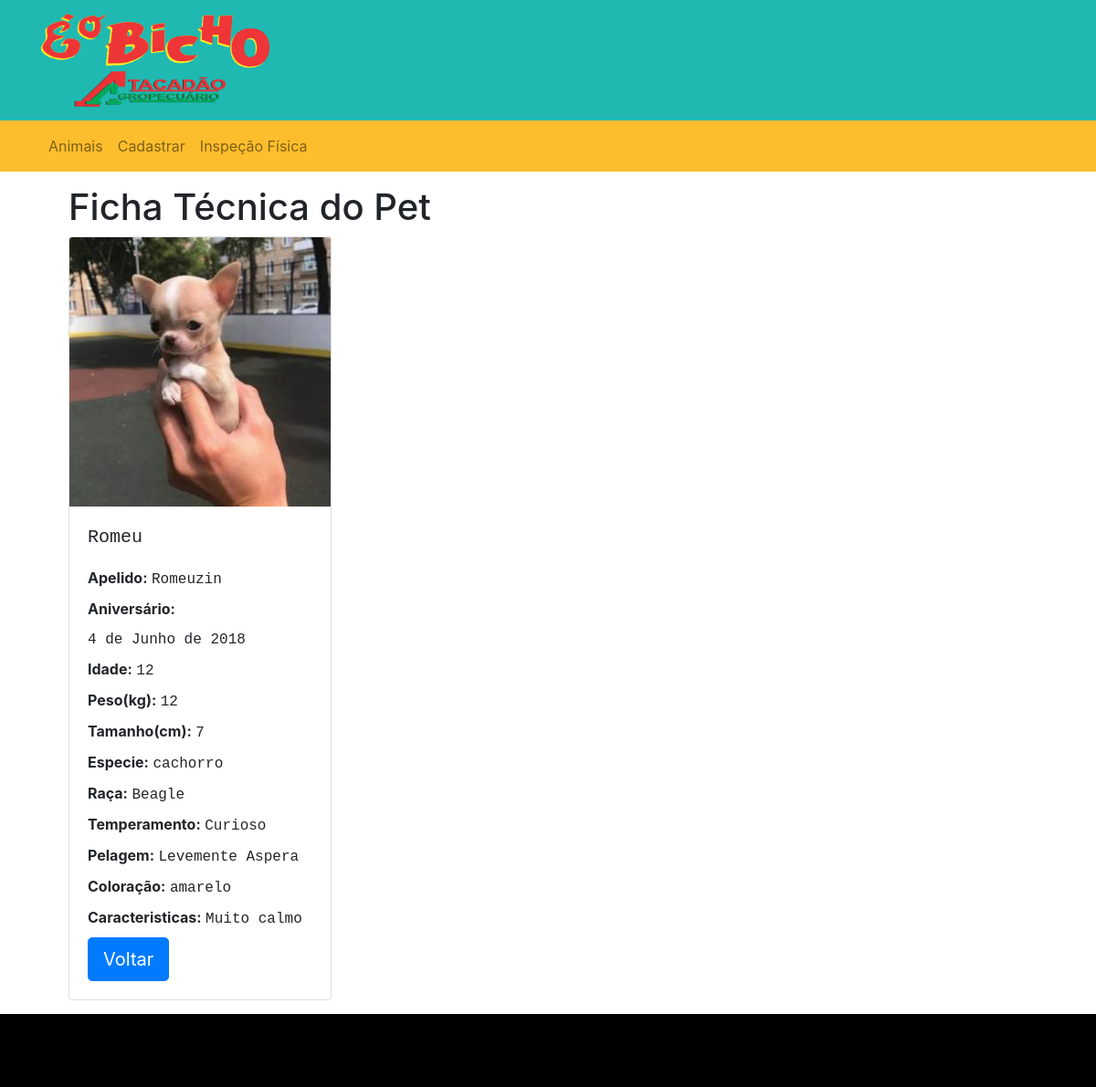
Page /detail/1/ on the committed database.
### pet/models.py (models this page shows, shortened)
class formPet(models.Model):
	nome = models.CharField('Nome',max_length=150)
	apelido = models.CharField('Apelido',max_length=30)
	aniversario = models.DateField('Aniversário', blank=True, null=True)
	idade = models.IntegerField('Idade')
	peso = models.IntegerField('Peso(kg)')
	tamanho = models.IntegerField('Tamanho')
	especie = models.CharField('Especie',max_length=10, choices=ESPECIE_CHOICES)
	racaCachorro = models.CharField('Raça do Cachorro',max_length=150, choices=RACA_CACHORRO)
	temperamento = models.CharField('Temperamento',max_length=60, choices=TEMPERAMENTO_CHOICES)
	pelagem = models.CharField('Pelagem',max_length=150, choices=PELAGEM_CHOICES)
	coloracao = models.CharField('Coloração',max_length=60, choices=COLORACAO_CHOICES)
	tamanho = models.IntegerField('Tamanho(cm)',)
	caracteristicas = models.CharField('Caracteristicas', max_length=200)

### pet/views.py (the view)
# urls.py: path('detail/<int:pk>/', views.detailPet, name='detail'),
def detailPet(request, pk):
    template ='pet/formpet_detail.html'
    obj = formPet.objects.get(pk=pk)
    context = { 'object': obj }
    return render(request, template, context)

### pet/templates/pet/formpet_detail.html (shortened to what this page needs)
{% extends 'site/base.html' %}
{% block content %}
<section class="container">
	<h1>Ficha Técnica do Pet</h1>
<div class="card" style="width: 18rem;">
  <img class="card-img-top" src="../../static/img/curto.jpg" alt="Imagem de capa do card">
  <div class="card-body">
    <h5 class="card-title"><label class="text-monospace">{{object.nome}}</label></h5>
    <div class="card-text">
    	<div>
			<label class="font-weight-bold">Apelido: </label>
			<label class="text-monospace">{{object.apelido}}</label>
		</div>
		<div>
			<label class="font-weight-bold">Aniversário: </label>
			<label class="text-monospace">{{object.aniversario}}</label>
		</div>
		<div>
			<label class="font-weight-bold">Idade: </label>
			<label class="text-monospace">{{object.idade}}</label>
		</div>
		<div>
			<label class="font-weight-bold">Peso(kg): </label>
			<label class="text-monospace">{{object.peso}}</label>
		</div>
		<div>
			<label class="font-weight-bold">Tamanho(cm): </label>
			<label class="text-monospace">{{object.tamanho}}</label>
		</div>
		<div>
			<label class="font-weight-bold">Especie: </label>
			<label class="text-monospace">{{object.especie}}</label>
		</div>
		<div>
			<label class="font-weight-bold">Raça: </label>
			<label class="text-monospace">{{object.racaCachorro}}</label>
		</div>
		<div>
			<label class="font-weight-bold">Temperamento: </label>
			<label class="text-monospace">{{object.temperamento}}</label>
		</div>
		<div>
			<label class="font-weight-bold">Pelagem: </label>
			<label class="text-monospace">{{object.pelagem}}</label>
		</div>
		<div>
			<label class="font-weight-bold">Coloração: </label>
			<label class="text-monospace">{{object.coloracao}}</label>
		</div>
		<div>
			<label class="font-weight-bold">Caracteristicas: </label>
			<label class="text-monospace">{{object.caracteristicas}}</label>
		</div>
    </div>
    <button class="btn btn-primary btn-lg" type="submit" onclick="location.href='{% url 'pet:list'%}'">Voltar</button>
  </div>
</div>
</section>
{% endblock %}

### pet/static/css/style.css (style rules this page uses)
* { margin: 0px; padding: 0px; }

### rows in the picture
formPet: nome "Romeu", apelido "Romeuzin", aniversario "4 de Junho de 2018", idade "12", peso "12", tamanho "7", especie "cachorro", racaCachorro "Beagle", temperamento "Curioso", pelagem "Levemente Aspera", coloracao "amarelo", caracteristicas "Muito calmo"
